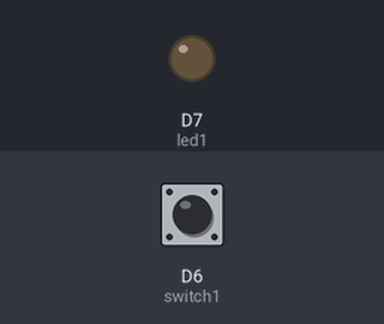
The sketch below on a simulated Particle Photon. On the bench: output pins drawn as LEDs (lit = HIGH). The test bench sets the inputs (shaded band); at power-on: D6 (switch1) HIGH.

Above: at 1.2 s.
1.3 s: D6 (switch1) pulled LOW for 0.15 s
At 1.38 s:
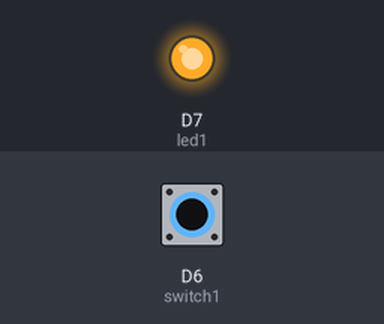
2.9 s: D6 (switch1) pulled LOW for 3.2 s
At 6.7 s:
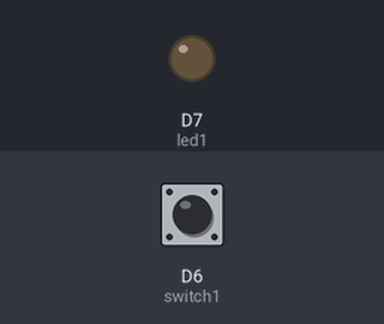
Timing chart, 0 to 8.2 s (numbered marks = the images above; inputs shaded):
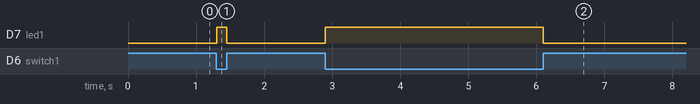

Measured:
- after the input at 1.3 s, D7 (led1): LOW → HIGH at once, → LOW 0.15 s later
- after the input at 2.9 s, D7 (led1): LOW → HIGH at once, → LOW 3.2 s later

The sketch:

headrest.ino
```cpp
/*

# EXAMPLE REQUEST IN TERMINAL
# Core ID is 0123456789abcdef
# Your access token is 123412341234
curl https://api.spark.io/v1/devices/0123456789abcdef/led \
  -d access_token=123412341234 \
  -d params=1

*/

int led1State = LOW;
const int led1 = D7;

int switch1LastState = HIGH;
const int switch1 = D6;

String publishString;
bool publishPending = false;

void setup()
{
  Particle.function("led", ledControl);
  Particle.function("notify",notifyPebble);

  pinMode(switch1, INPUT_PULLUP);

  pinMode(led1, OUTPUT);
  digitalWrite(led1, led1State);
}

void loop()
{
  if (digitalRead(switch1) != switch1LastState)
  {
    led1State = !led1State;
    switch1LastState = !switch1LastState;
    digitalWrite(led1,led1State);

    publishString = "{\"alert\":\"" + String(led1) + "\",\"info\":\"New State:";
    if (led1State)
      publishString += "On";
    else
      publishString += "Off";
    publishString += "\"}";
    publishPending = true;
  }
  if (publishPending)
  {
    char tempString[publishString.length()+1];
    publishString.toCharArray(tempString, publishString.length()+1);
    Particle.publish("SSEvent",tempString);
    publishPending = false;
    publishString = "";
  }
}

int notifyPebble(String command)
{
  if (command != "")
  {
    publishString = "{\"alert\":\"1\",\"info\":\"" + command + "\"}";
    publishPending = true;
  }
  return 1;
}

int ledControl(String command)
{
  if (led1State != (command == "1") ? HIGH : LOW)
  {
    led1State = !led1State;
    digitalWrite(led1,led1State);

    publishString = "{\"led\":\"" + String(led1) + "\",\"state\":\"";
    if (led1State)
      publishString += "On";
    else
      publishString += "Off";
    publishString += "\"}";
    publishPending = true;
  }
  return led1State;
}
```
